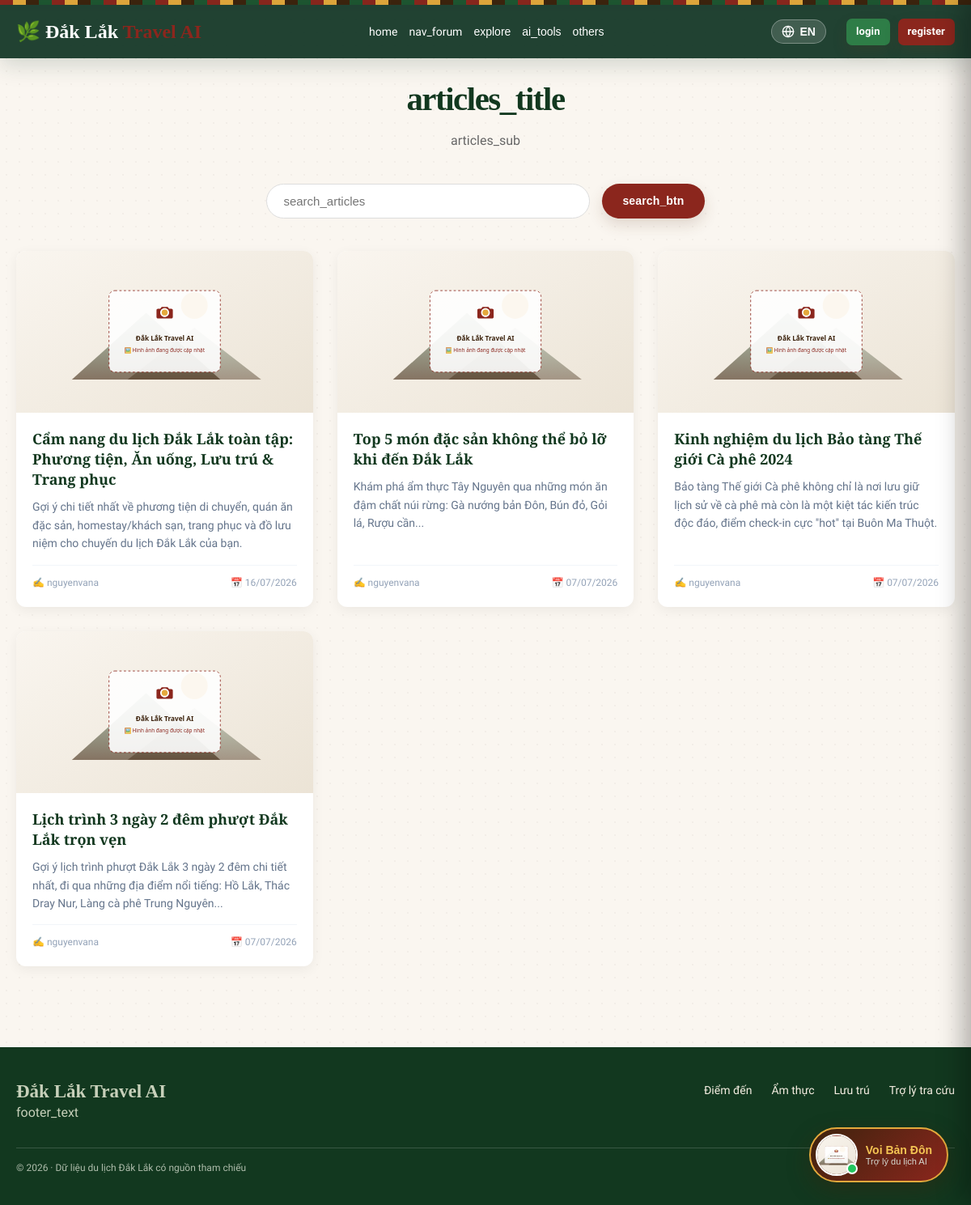
The app's page /articles.php with its own data.
### tables this page shows
CREATE TABLE `articles` (
  `id` int(11) NOT NULL,
  `title` varchar(255) NOT NULL,
  `title_en` varchar(255) DEFAULT NULL,
  `slug` varchar(255) NOT NULL,
  `summary` text DEFAULT NULL,
  `summary_en` text DEFAULT NULL,
  `content` longtext NOT NULL,
  `content_en` text DEFAULT NULL,
  `image_url` varchar(500) DEFAULT NULL,
  `author_id` int(11) DEFAULT NULL,
  `status` enum('draft','published') NOT NULL DEFAULT 'published',
  `created_at` timestamp NOT NULL DEFAULT current_timestamp()
);

CREATE TABLE `users` (
  `id` int(11) NOT NULL,
  `full_name` varchar(150) NOT NULL,
  `email` varchar(150) NOT NULL,
  `google_id` varchar(100) DEFAULT NULL,
  `facebook_id` varchar(100) DEFAULT NULL,
  `password_hash` varchar(255) DEFAULT NULL,
  `role` enum('user','admin') DEFAULT 'user',
  `status` enum('active','banned') NOT NULL DEFAULT 'active',
  `reset_token` varchar(100) DEFAULT NULL,
  `reset_token_expires` datetime DEFAULT NULL,
  `created_at` timestamp NOT NULL DEFAULT current_timestamp(),
  `avatar` varchar(255) DEFAULT NULL,
  `is_verified` tinyint(1) DEFAULT 0,
  `verification_token` varchar(255) DEFAULT NULL
);

### includes/functions.php (called while the page is built, shortened)
<?php
function __(string $key): string
{
    static $langArr = null;
    if ($langArr === null) {
        $langCode = $_SESSION['lang'] ?? 'vi';
        $langFile = __DIR__ . '/lang_' . $langCode . '.php';
        if (file_exists($langFile)) {
            $langArr = require $langFile;
        } else {
            $langArr = require __DIR__ . '/lang_vi.php';
        }
    }
    return $langArr[$key] ?? $key;
}
function url(string $path): string
{
    return BASE_URL . (str_starts_with($path, '/') ? $path : '/' . $path);
}
function e(?string $str): string
{
    return htmlspecialchars($str ?? '', ENT_QUOTES, 'UTF-8');
}

### public/articles.php (the view, shortened to what this page needs)
<?php
require_once __DIR__ . '/../includes/functions.php';
$db = getDB();
$search = trim($_GET['q'] ?? '');
$page = isset($_GET['page']) && (int)$_GET['page'] > 0 ? (int)$_GET['page'] : 1;
$limit = 4;
$offset = ($page - 1) * $limit;
$query = "SELECT a.*, u.full_name as author_name FROM articles a LEFT JOIN users u ON a.author_id = u.id WHERE a.status = 'published'";
$query .= " ORDER BY a.created_at DESC LIMIT ? OFFSET ?";
$stmt = $db->prepare($query);
$paramIndex = 1;
$stmt->bindValue($paramIndex++, $limit, PDO::PARAM_INT);
$stmt->bindValue($paramIndex++, $offset, PDO::PARAM_INT);
$stmt->execute();
$articles = $stmt->fetchAll();
include __DIR__ . '/../includes/header.php';
?>
<div style="text-align: center; margin-bottom: 40px;">
    <h1 class="section-title"><?= __('articles_title') ?></h1>
    <p class="section-sub"><?= __('articles_sub') ?></p>
</div>
<form method="get" action="<?= url('/cam-nang') ?>" style="display: flex; gap: 15px; justify-content: center; margin-bottom: 40px;">
    <input type="text" name="q" value="<?= e($search) ?>" placeholder="<?= __('search_articles') ?>" style="width: 400px; max-width: 100%; padding: 12px 20px; border: 1px solid #ddd; border-radius: 30px; font-size: 15px; outline: none;">
    <button type="submit" class="btn" style="border-radius: 30px; padding: 10px 25px;"><?= __('search_btn') ?></button>
</form>
<?php if (empty($articles)): ?>
    <div style="text-align: center; padding: 50px; background: white; border-radius: 12px;">
        <div style="font-size: 50px; margin-bottom: 15px;">📝</div>
        <h3 style="margin: 0 0 10px;"><?= __('no_articles') ?></h3>
        <p style="color: #64748b; margin: 0;"><?= __('no_articles_sub') ?></p>
        <?php if ($search): ?>
            <a href="<?= url('/cam-nang') ?>" class="btn secondary" style="margin-top: 15px; display: inline-block;"><?= __('clear_search') ?></a>
        <?php endif; ?>
    </div>
<?php else: ?>
    <div class="article-grid">
        <?php foreach ($articles as $a): ?>
            <a href="<?= url('/cam-nang/' . urlencode($a['slug'])) ?>" class="article-card">
                <?php if ($a['image_url']): ?>
                    <img src="<?= url($a['image_url']) ?>" alt="<?= e($a['title']) ?>" class="article-img" onerror="this.onerror=null;this.src='<?= url('/assets/images/placeholder.svg') ?>';">
                <?php else: ?>
                    <div class="article-img" style="background: linear-gradient(135deg, var(--green-600), var(--green-400)); display: flex; align-items: center; justify-content: center; color: white; font-size: 40px;">📝</div>
                <?php endif; ?>
                <div class="article-content">
                    <h3 class="article-title"><?= e($a['title']) ?></h3>
                    <p class="article-summary"><?= e($a['summary']) ?></p>
                    <div class="article-meta">
                        <span>✍️ <?= e($a['author_name'] ?? 'Admin') ?></span>
                        <span>📅 <?= date('d/m/Y', strtotime($a['created_at'])) ?></span>
                    </div>
                </div>
            </a>
        <?php endforeach; ?>
    </div>
<?php endif; ?>
<?php include __DIR__ . '/../includes/footer.php'; ?>

### assets/css/style.css (style rules this page uses)
:root { --basalt-red: #8B261D; --basalt-dark: #5C1912; --basalt-light: #B83A2E; --coffee-brown: #3D230D; --coffee-mid: #5C3617; --coffee-light: #8C562B; --coffee-bean: #2A1708; --jungle-green: #1E5631; --jungle-dark: #12381F; --jungle-light: #2E7D47; --jungle-accent: #3A9B57; --brocade-gold: #E5A93C; --brocade-yellow: #F4C453; --brocade-red: #C82A2A; --brocade-black: #1A1817; --green-900: #12381F; --green-700: #1E5631; --green-500: #2E7D47; --green-100: #E2ECE5; --orange-500: #8B261D; --cream: #FAF6F0; --text-dark: #211B15; --coffee: #3D230D; --sun: #E5A93C; --line: rgba(61, 35, 13, 0.14); --radius: 14px; }
* { box-sizing: border-box; }
body { margin: 0; font-family: 'Plus Jakarta Sans', system-ui, -apple-system, sans-serif; background: var(--cream); color: var(--text-dark); line-height: 1.6; background-image: radial-gradient(rgba(61, 35, 13, 0.04) 1px, transparent 1px); background-size: 16px 16px; }
h1, h2, h3, .logo, .section-title, .hero h1 { font-family: 'Playfair Display', Georgia, serif; }
html { scroll-behavior: smooth; }
.btn { display: inline-block; background: var(--orange-500); color: white; padding: 11px 22px; border-radius: 7px; text-decoration: none; font-weight: 600; border: none; cursor: pointer; font-size: 14px; letter-spacing: .01em; box-shadow: 0 8px 18px rgba(93,54,34,.16); }
.section-title { font-family: Georgia, serif; font-size: clamp(28px, 3.4vw, 42px); line-height: 1.05; letter-spacing: -.035em; margin: 30px 0 6px; color: var(--green-900); }
.section-sub { color: #666; margin-bottom: 10px; }

### public/articles.php (style rules this page uses)
.article-grid { display: grid; grid-template-columns: repeat(auto-fill, minmax(320px, 1fr)); gap: 30px; margin-top: 30px; }
.article-card { background: white; border-radius: 12px; overflow: hidden; box-shadow: 0 4px 15px rgba(0,0,0,0.06); transition: transform 0.2s, box-shadow 0.2s; text-decoration: none; color: var(--text-dark); display: flex; flex-direction: column; }
.article-img { height: 200px; width: 100%; object-fit: cover; }
.article-content { padding: 20px; display: flex; flex-direction: column; flex-grow: 1; }
.article-title { font-size: 18px; margin: 0 0 10px; color: var(--green-900); line-height: 1.4; }
.article-summary { font-size: 14px; color: #64748b; margin: 0 0 15px; line-height: 1.6; flex-grow: 1; }
.article-meta { display: flex; justify-content: space-between; align-items: center; font-size: 12px; color: #94a3b8; border-top: 1px solid #f1f5f9; padding-top: 12px; margin-top: auto; }

### records on screen
articles: title "Cẩm nang du lịch Đắk Lắk toàn tập: Phương tiện, Ăn uống, Lưu trú & Trang phục", summary "Gợi ý chi tiết nhất về phương tiện di chuyển, quán ăn đặc sản, homestay/khách sạn, trang phục và đồ lưu niệm cho chuyến du lịch Đắk Lắk của bạn.", author.full_name "nguyenvana", created_at "16/07/2026"
articles: title "Top 5 món đặc sản không thể bỏ lỡ khi đến Đắk Lắk", summary "Khám phá ẩm thực Tây Nguyên qua những món ăn đậm chất núi rừng: Gà nướng bản Đôn, Bún đỏ, Gỏi lá, Rượu cần...", author.full_name "nguyenvana", created_at "07/07/2026"
articles: title "Kinh nghiệm du lịch Bảo tàng Thế giới Cà phê 2024", summary "Bảo tàng Thế giới Cà phê không chỉ là nơi lưu giữ lịch sử về cà phê mà còn là một kiệt tác kiến trúc độc đáo, điểm check-in cực \"hot\" tại Buôn Ma Thuột.", author.full_name "nguyenvana", created_at "07/07/2026"
articles: title "Lịch trình 3 ngày 2 đêm phượt Đắk Lắk trọn vẹn", summary "Gợi ý lịch trình phượt Đắk Lắk 3 ngày 2 đêm chi tiết nhất, đi qua những địa điểm nổi tiếng: Hồ Lắk, Thác Dray Nur, Làng cà phê Trung Nguyên...", author.full_name "nguyenvana", created_at "07/07/2026"

### other values on screen
__('home') "home"
__('nav_forum') "nav_forum"
__('explore') "explore"
__('ai_tools') "ai_tools"
__('others') "others"
__('login') "login"
__('register') "register"
__('articles_title') "articles_title"
__('articles_sub') "articles_sub"
__('search_btn') "search_btn"
__('footer_text') "footer_text"
